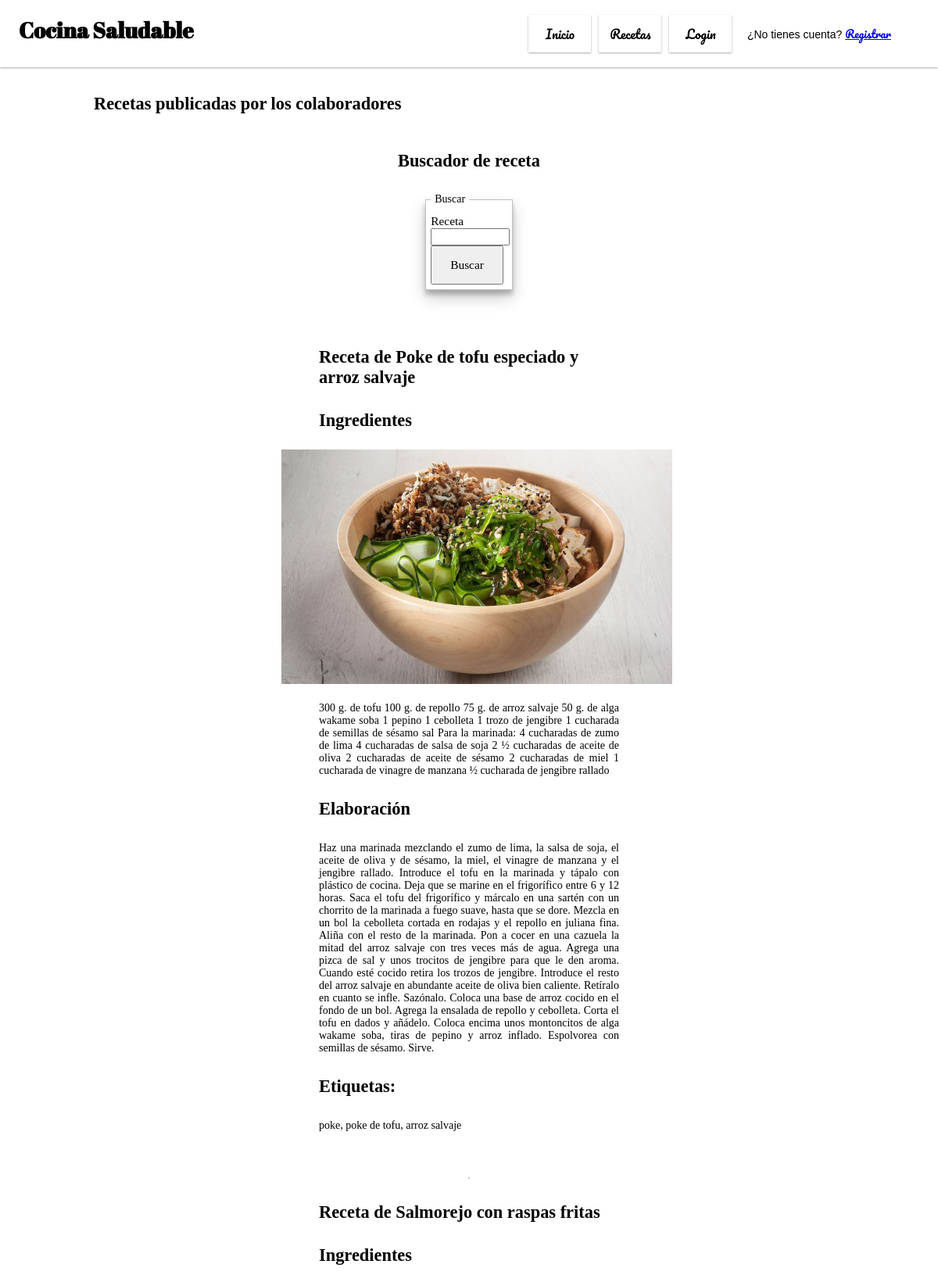
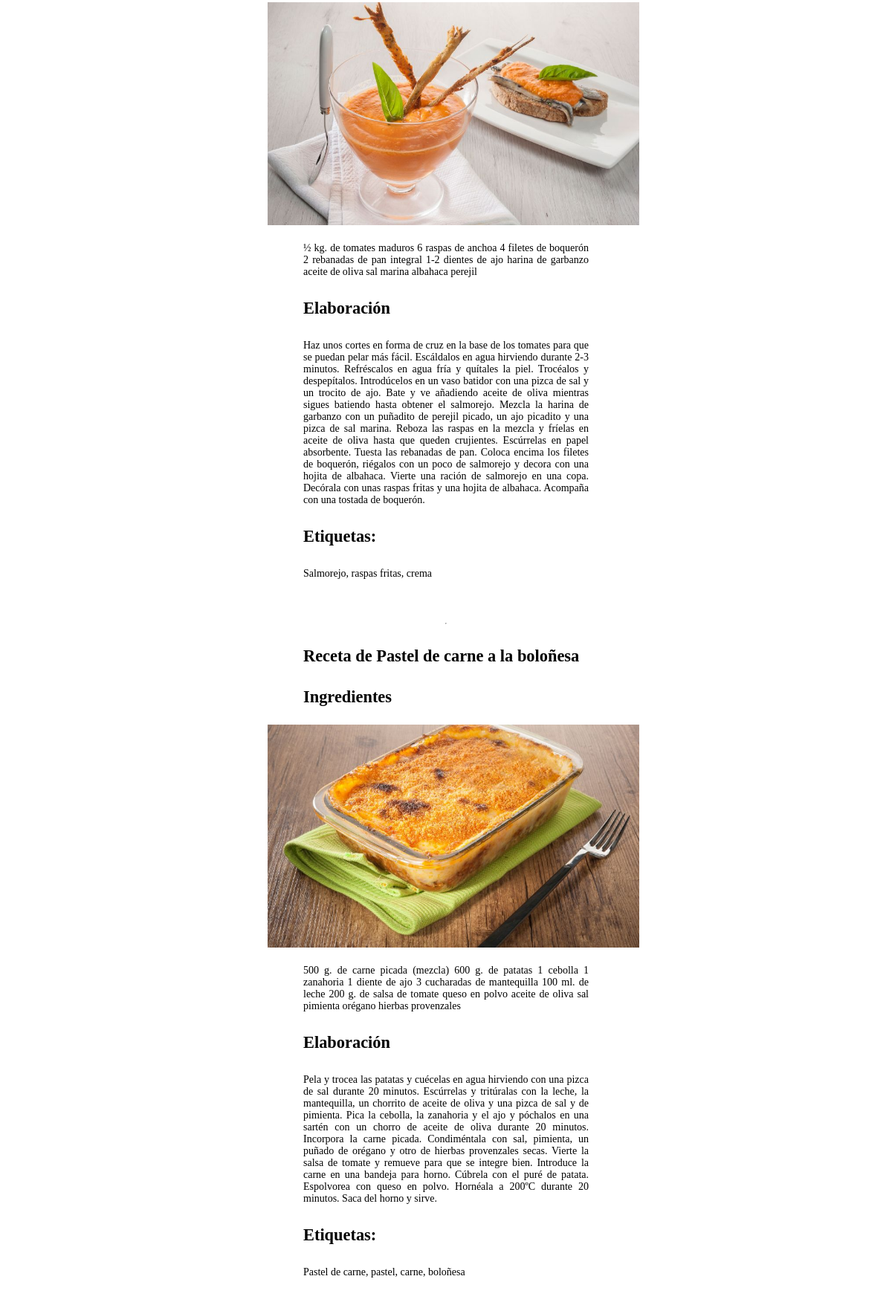
Page /index.php?page=recetas (upper part) on the committed database (2 pictures, top to bottom).
### tables this page shows
CREATE TABLE IF NOT EXISTS `recetas` (
  `id` int(11) NOT NULL AUTO_INCREMENT,
  `titulo` varchar(100) DEFAULT NULL,
  `ingredientes` mediumtext,
  `elaboracion` mediumtext,
  `etiquetas` varchar(250) DEFAULT NULL,
  `publica` tinyint(4) DEFAULT NULL,
  `imagen` varchar(250) DEFAULT NULL,
  `idColaborador` int(11) NOT NULL,
  PRIMARY KEY (`id`),
  KEY `fk_recetas_colaboradores1_idx` (`idColaborador`)
);

### php/clases/Conexion.php (called while the page is built, shortened)
<?php
class Conexion{
    private static $instancia;
    private $dbh;
    public function __construct(){
        try{
            $this->dbh = new PDO(CADCONEXION, USER, PSW);
            $this->dbh->exec("SET CHARACTER SET utf8");
        }catch(PDOException $e){
            print "Error!: " . $e->getMessage();
            die();
        }
    }
    public function prepare($sql) {
        return $this->dbh->prepare($sql);
    }
    public static function singleton_conexion(){
        if(!isset(self::$instancia)){
            self::$instancia = new $class;
        }
        return self::$instancia;
    }
}
?>

### php/clases/Receta.php (called while the page is built, shortened)
<?php
require_once 'Conexion.php';
class Receta {
    private static $instancia;
    public static function singleton_receta() {
        if (!isset(self::$instancia)) {
            self::$instancia = new $miclase;
        }
        return self::$instancia;
    }
    public function get_recetas($filtro = 'All'){
        $this->dbh = Conexion::singleton_conexion();
        try {
			if ($filtro == 'All') {
                $query = $this->dbh->prepare("select * from recetas where publica = 1");
            } else {
                $query = $this->dbh->prepare("select * from recetas where titulo like :nombre and  publica = 1");
                $parametro = '%'.$filtro.'%';
                $query->bindParam(':nombre', $parametro);
            }
            $query->execute();
            return $query->fetchAll();
        }catch (PDOException $e) {
            $e->getMessage();
        }
    }
}
?>

### php/pages/recetas.php (the view, shortened to what this page needs)
<?php
require_once('php/clases/Receta.php');
?>
<div class="contenido">
    <h2>Recetas publicadas por los colaboradores</h2>
    <div class="formulario">
        <h2>Buscador de receta</h2>
        <div class="formulario">
            <form action="index.php?page=recetas" method="post">
            <fieldset>
            <legend>Buscar</legend>
                <label for="receta">Receta</label>
                <input type="text" name="busqueda" id="buscar">
                <input type="submit" name="buscar" value="Buscar">
            </fieldset>
            </form>
        </div>
        <?php
        if(isset($_POST['buscar'])) {
            $var = Receta::singleton_receta();
            $recetas = $var->get_recetas($_POST['busqueda']);
            foreach ($recetas as $key) {
                echo "<form action='index.php?page=recetas' method='post'>";
                echo "<div id='receta'>";
                echo "<h2>Receta de ".$key['titulo']."</h2>";
                echo "<h2>Ingredientes</h2>";
                echo "<div id='imagen'>";
                echo "<img src='upload/dir$key[idColaborador]/$key[imagen]'>";
                echo "</div>";
                echo "<p>".$key['ingredientes']."</p>";
                echo "<h2>Elaboración</h2>";
                echo "<p>".$key['elaboracion']."</p>";
                echo "<h2>Etiquetas: </h2><p>".$key['etiquetas']."</p>";
                echo "<input type='hidden' name='idReceta' value='$key[id]'>";
                if(isset($_SESSION['login'])) {
                    echo "<select name='puntuacion' id='puntuacion'>";
                        echo "<option value='1'>1</option>";
                        echo "<option value='2'>2</option>";
                        echo "<option value='3'>3</option>";
                        echo "<option value='4'>4</option>";
                        echo "<option value='5'>5</option>";
                    echo "</select>";
                    echo "<input type='submit' name='votar' value='Votar'>";
                    echo "<input type='submit' name='favorita' value='Favorita'>";
                    if($_SESSION['login']['Perfil'] == 'Collaborator') {
                        if($key['idColaborador'] == $_SESSION['login']['id']) {
                            echo "<input type='submit' name='borrar' value='Borrar'>";
                            echo "<input type='submit' name='modificar' value='Modificar'>";
                            if ($key['publica'] == '0') {
                                echo "<input type='submit' name='visualizar' value='Visualizar'>";
                            }
                            else  {
                                echo "<input type='submit' name='ocultar' value='Ocultar'>";
                            }
                        }
                    }
                }
                echo "</form>";
                echo "</div>";
                echo "<br/><br/>";
                echo "<hr>";
                }
        } else {
            $var = Receta::singleton_receta();
            $recetas = $var->get_recetas();
            foreach ($recetas as $key) {
                echo "<form action='index.php?page=recetas' method='post'>";
                echo "<div id='receta'>";
                echo "<h2>Receta de ".$key['titulo']."</h2>";
                echo "<h2>Ingredientes</h2>";
                echo "<div id='imagen'>";
                echo "<img src='upload/dir$key[idColaborador]/$key[imagen]'>";
                echo "</div>";
                echo "<p>".$key['ingredientes']."</p>";
                echo "<h2>Elaboración</h2>";
                echo "<p>".$key['elaboracion']."</p>";
                echo "<h2>Etiquetas: </h2><p>".$key['etiquetas']."</p>";
                echo "</form>";
                echo "</div>";
                echo "<br/><br/>";
                echo "<hr>";
                }
        }
        ?>

### index.php (shortened to what this page needs)
<!DOCTYPE html>
<html lang="es">
<head>
    <link rel="stylesheet" href="css/normalize.css">
    <link rel="stylesheet" href="css/estilos.css">
</head>
<body>
    <header>
        <h1>Cocina Saludable</h1>
        <?php
            include('php/includes/nav.php');
        ?>
    </header>
    <main>
        <?php
            include('php/includes/main.php');
        ?>
    </main>
</body>
</html>

### php/includes/nav.php
<?php
if(isset($_SESSION['login'])) {
    if($_SESSION['login']['Perfil'] == 'Admin') {
        ?>
        <nav>
            <ul>
                <li><a href="index.php?page=inicio">Inicio</a></li>
                <li><a href="index.php?page=recetas">Recetas</a></li>
                <li><a href="index.php?page=validar">Gestion</a></li>
                <li><a href="index.php?page=pagos">Pagos</a></li>
                <li><a href="index.php?page=logout">Log out</a></li>
            </ul>
            <p>Bienvenido, <a href="index.php?page=perfil"><?php echo $_SESSION['login']['Usuario'];?></a><br>( <?php echo $_SESSION['login']['Perfil']; ?> )</p>
        </nav>
        <?php
    }
    if($_SESSION['login']['Perfil'] == 'Collaborator') {
        ?>
        <nav>
            <ul>
                <li><a href="index.php?page=inicio">Inicio</a></li>
                <li><a href="index.php?page=recetas">Recetas</a></li>
                <li><a href="index.php?page=misRecetas">Mis Recetas</a></li>
                <li><a href="index.php?page=publicacion">Pubicación</a></li>
                <li><a href="index.php?page=logout">Log out</a></li>
            </ul>
            <p>Bienvenido, <a href="index.php?page=perfil"><?php echo $_SESSION['login']['Usuario'];?></a><br>( <?php echo $_SESSION['login']['Perfil']; ?> )</p>
        </nav>
        <?php
    }
    if($_SESSION['login']['Perfil'] == 'User') {
        ?>
        <nav>
            <ul>
                <li><a href="index.php?page=inicio">Inicio</a></li>
                <li><a href="index.php?page=recetas">Recetas</a></li>
                <li><a href="index.php?page=recomendaciones">Recomendaciones</a></li>
                <li><a href="index.php?page=favoritas">Favoritas</a></li>
                <li><a href="index.php?page=logout">Log out</a></li>
            </ul>
            <p>Bienvenido, <a href="index.php?page=perfil"><?php echo $_SESSION['login']['Usuario'];?></a><br>( <?php echo $_SESSION['login']['Perfil']; ?> )</p>
        </nav>
        <?php
    }
} else {
    ?>
    <nav>
        <ul>
            <li><a href="index.php?page=inicio">Inicio</a></li>
            <li><a href="index.php?page=recetas">Recetas</a></li>
            <li><a href="index.php?page=login">Login</a></li>
        </ul>
        <p>¿No tienes cuenta? <a href="index.php?page=registro">Registrar</a></p>
    </nav>
    <?php
}
?>

### php/includes/main.php
<?php
if (!isset($_GET['page'])) {
    include("php/pages/inicio.php");
} else {
    include("php/pages/".$_GET['page'].".php");
}
?>

### css/estilos.css (style rules this page uses)
* { font-size: 14px; }
header { position: fixed; width: 100%; background-color: white; display: flex; justify-content: space-between; box-shadow: 0 1px 3px rgba(0,0,0,0.12), 0 1px 2px rgba(0,0,0,0.24); }
nav { display: flex; width: 60%; margin-right: 5%; justify-content: flex-end; align-items: center; }
nav ul { display: flex; justify-content: center; align-items: center; list-style: none; margin-right: 2%; }
header h1 { width: 30%; padding-left: 2%; font-family: 'Abril_Fatface'; }
nav ul li, a { font-family: 'Pacifico'; }
nav ul li { text-align: center; width: auto; min-width: 60px; padding: 10px; margin: 5px; box-shadow: 0 1px 3px rgba(0,0,0,0.12), 0 1px 2px rgba(0,0,0,0.24); transition: all 0.3s cubic-bezier(.25,.8,.25,1); }
nav ul li a { width: 100%; text-decoration: none; color: black; font-size: 16px; }
main { padding-top: 8%; min-height: 80vh; box-shadow: 0 5px 10px rgba(0,0,0,0.19), 0 6px 6px rgba(0,0,0,0.23); }
.formulario { display: flex; flex-direction: column; justify-content: center; align-items: center; padding-bottom: 50px; }
#imagen { text-align: center; }
#imagen img { width: 500px; height: 300px; }
form { font-family: 'Lobster'; width: 40%; justify-content: center; align-items: center; }
form fieldset legend { padding: 5px; }
form fieldset label { font-size: 1.1rem; }
fieldset { padding: 5%; box-shadow: 0 10px 20px rgba(0,0,0,0.19), 0 6px 6px rgba(0,0,0,0.23); }
form input, select { width: 95%; }
form input[type=submit] { padding-left: 0px; padding-right: 0px; height: 50px; font-size: 1.1rem; }
.contenido h2 { padding: 5px 10%; font-size: 1.6rem; font-family: 'Lobster'; }
.contenido p { padding: 5px 10%; text-align: justify; }

### rows in the picture
recetas: titulo "Poke de tofu especiado y arroz salvaje", imagen (picture), ingredientes "300 g. de tofu 100 g. de repollo 75 g. de arroz salvaje 50 g. de alga wakame soba 1 pepino 1 cebolleta 1 trozo de jengibre 1 cucharada de semillas de sésamo sal Para la marinada: 4 cucharadas de zumo de lima 4 cucharadas de salsa de soja 2 ½ cucharadas de aceite de oliva 2 cucharadas de aceite de sésamo 2 cucharadas de miel 1 cucharada de vinagre de manzana ½ cucharada de jengibre rallado", elaboracion "Haz una marinada mezclando el zumo de lima, la salsa de soja, el aceite de oliva y de sésamo, la miel, el vinagre de manzana y el jengibre rallado. Introduce el tofu en la marinada y tápalo con plástico de cocina. Deja que se marine en el frigorífico entre 6 y 12 horas. Saca el tofu del frigorífico y márcalo en una sartén con un chorrito de la marinada a fuego suave, hasta que se dore. Mezcla en un bol la cebolleta cortada en rodajas y el repollo en juliana fina. Aliña con el resto de la marinada. Pon a cocer en una cazuela la mitad del arroz salvaje con tres veces más de agua. Agrega una pizca de sal y unos trocitos de jengibre para que le den aroma. Cuando esté cocido retira los trozos de…", etiquetas "poke, poke de tofu, arroz salvaje"
recetas: titulo "Salmorejo con raspas fritas", imagen (picture), ingredientes "½ kg. de tomates maduros 6 raspas de anchoa 4 filetes de boquerón 2 rebanadas de pan integral 1-2 dientes de ajo harina de garbanzo aceite de oliva sal marina albahaca perejil", elaboracion "Haz unos cortes en forma de cruz en la base de los tomates para que se puedan pelar más fácil. Escáldalos en agua hirviendo durante 2-3 minutos. Refréscalos en agua fría y quítales la piel. Trocéalos y despepítalos. Introdúcelos en un vaso batidor con una pizca de sal y un trocito de ajo. Bate y ve añadiendo aceite de oliva mientras sigues batiendo hasta obtener el salmorejo. Mezcla la harina de garbanzo con un puñadito de perejil picado, un ajo picadito y una pizca de sal marina. Reboza las raspas en la mezcla y fríelas en aceite de oliva hasta que queden crujientes. Escúrrelas en papel absorbente. Tuesta las rebanadas de pan. Coloca encima los filetes de boquerón, riégalos con un poco de…", etiquetas "Salmorejo, raspas fritas, crema"
recetas: titulo "Pastel de carne a la boloñesa", imagen (picture), ingredientes "500 g. de carne picada (mezcla) 600 g. de patatas 1 cebolla 1 zanahoria 1 diente de ajo 3 cucharadas de mantequilla 100 ml. de leche 200 g. de salsa de tomate queso en polvo aceite de oliva sal pimienta orégano hierbas provenzales", elaboracion "Pela y trocea las patatas y cuécelas en agua hirviendo con una pizca de sal durante 20 minutos. Escúrrelas y tritúralas con la leche, la mantequilla, un chorrito de aceite de oliva y una pizca de sal y de pimienta. Pica la cebolla, la zanahoria y el ajo y póchalos en una sartén con un chorro de aceite de oliva durante 20 minutos. Incorpora la carne picada. Condiméntala con sal, pimienta, un puñado de orégano y otro de hierbas provenzales secas. Vierte la salsa de tomate y remueve para que se integre bien. Introduce la carne en una bandeja para horno. Cúbrela con el puré de patata. Espolvorea con queso en polvo. Hornéala a 200ºC durante 20 minutos. Saca del horno y sirve.", etiquetas "Pastel de carne, pastel, carne, boloñesa"
